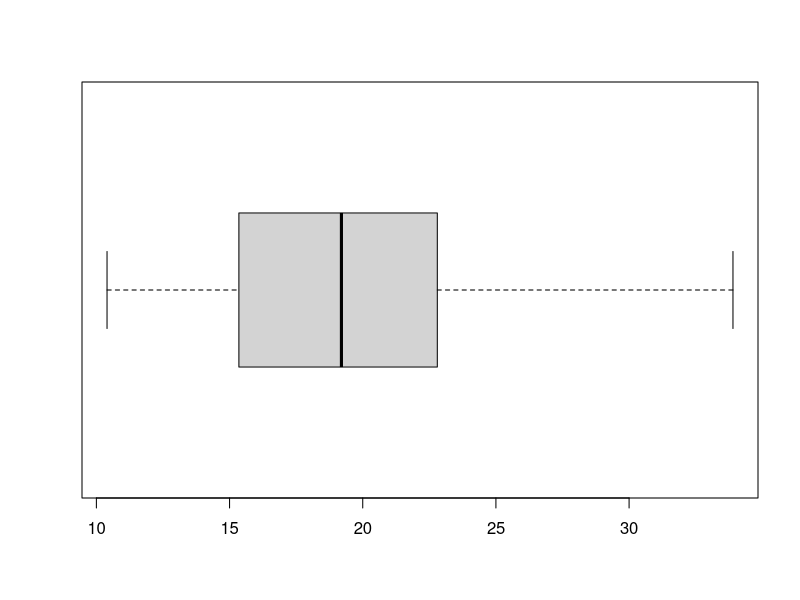
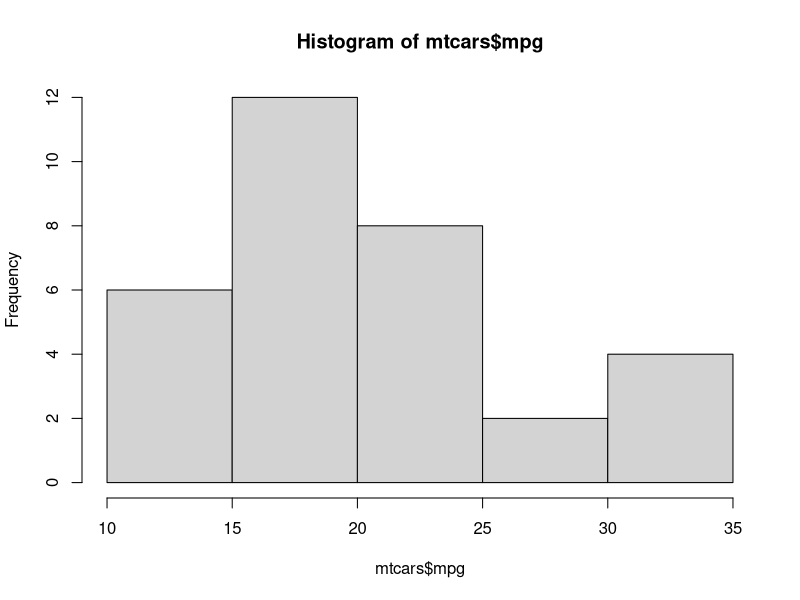
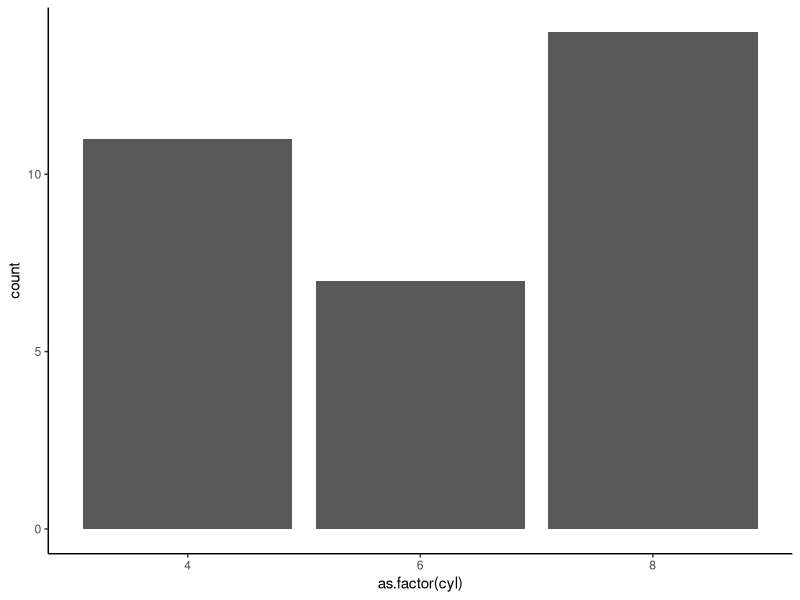
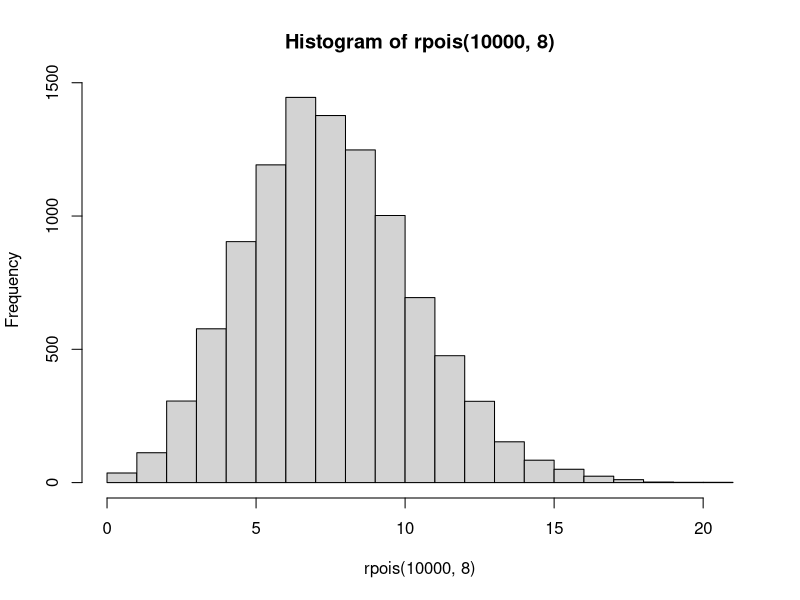

Write R code to recreate these figures, in order. (Note: this script raises an error after producing the figures.)
## ---- chunk 1

library(dplyr)
library(ggplot2)
library(knitr)

opts_chunk$set(fig.align = "center", message = FALSE, include = TRUE)
## ---- chunk 2

# summary: zobrazí hlavní charakteristiky polohy a variability
summary(mtcars$mpg)

# quantile: můžeme si navolit, jaké percentily (kvantily) zobrazí u dané proměnné
quantile(mtcars$mpg, probs = c(0, 0.1, 0.8, 0.95, 1))

# box plot: ty čáry na konci jsou min a max (bez odlehlých hodnot) a ten box reprezentuje rozpětí mezi 25 a 75 % kvantil
# IQR (mezikvartilové rozpětí) * 1,5 +- jsou hranice odchylky, za které se považují už odlehlé hodnoty (outliers)
boxplot(mtcars$mpg, horizontal = TRUE)

hist(mtcars$mpg)
## ---- chunk 3
ggplot(mtcars, aes(x = as.factor(cyl))) +
  geom_bar() +
  theme_classic()
## ---- chunk 4
# příklad: hazím mincí (může být jen panna nebo orel)
# shoduje se vlastně v tomhle případě s binomickým rozdělením

rbinom(n = 1, size = 1, prob = 0.5) # jeden hod s jednou mincí, kde pravděpodobnost je 50 % pro obě strany mince
rbinom(1, 8, 0.5) # jeden hod s osmi mincemi, kde PP je 50 % pro obě strany (výsledné číslo je součet 1 (pan))

dbinom(7, 20, prob = 0.5) # 7 hlav z 20 hodů při 50 % pravděpodobnosti panny/orla (přesně)
pbinom(7, 20, prob = 0.5) # PP, že padne 7 a méně pan z 20 hodů při 50 % PP obou stran
pbinom(7, 20, prob = 0.5, lower.tail = TRUE) # PP, že padne 7 a více pan z 20 hodů při 50 % PP obou stran

## ---- chunk 5
# příklad: počet úmrtí v roce

dpois(55000, lambda = 100000) # počet úmrtí 55 tis. když v průměru umře za danou časovou jednotku (rok) 100 tis. lidí
ppois(55000, lambda = 100000) # počet úmrtí do 55 tis. (včetně) když ... (dává malé pp, moc velké rozpětí hodnot)
ppois(5, 8, lower.tail = TRUE) # počet úmrtí 5 a více, když průměr je 8
rpois(10, lambda = 8) # náhodný výběr 10 hodnot z Poissonova rozdělení, kde průměr ZS je 8

hist(rpois(10000, 8)) # CLV pořád platí - konvergence k normálním rozdělení
## ---- chunk 6
# příklad: čekání na autobus, kdy nevíme čas příjezdu (tedy může přijet kdykoliv), ale víme, že přijede max za 12 minut

punif(7, min = 0, max = 12) # pravděpodobnost, že přijede do sedmi minut (včetně)
punif(7, min = 0, max = 12, lower.tail = FALSE) # # pravděpodobnost, že přijede od sedmi minut (včetně) do 12 minut
punif(7, min = 0, max = 12) - punif(4, min = 0, max = 12) # PP, že přijede mezi 4 až 7 min (včetně obou)

## ---- chunk 7
# příklad: mám soubor výšek lidí, z toho mám průměr a směrodatnou odchylku, zajímají mě:

pnorm(154, mean = 161, sd = 7) # podíl osob mající výšku 154 cm a nižší, když je průměr 161 a s.o. 7 (opět oblast pod křivkou nalevo od hodnoty)
pnorm(154, mean = 161, sd = 7, lower.tail = FALSE) # ten zbytek
qnorm(0.9, mean = 161, sd = 7) # výška, které maximálně dosahuje 90 % lidí
rnorm(n = 10, 161, 7) # 10 náhodných výšek z normálního rozdělení na základě daného průměru a s.o.

## ---- chunk 8
numericInput("pocet_hodu_CLV", "Počet hodů kostkou", value = 10, min = 1)

sample_means <- reactive(replicate(input$pocet_hodu_CLV,  mean(sample(1:6, 5, replace = TRUE))))

renderPlot({
  hist(sample_means(), breaks = seq(0.5, 6.5, 0.5), xlim = range(0:7), main = "Histogram četností (s rostoucím počtem hodů konverguje k normálnímu rozdělení", ylab = "Počet hodnot dané strany kostky", xlab = "Hodnota kostky")
})

## ---- chunk 9
set.seed(5) # je jedno, jaké číslo dám do seedu, seed jen obecně zajistí, že pokaždý dostanu náhodou stejný výsledek (replikovatelnost výsledků)
mtcars %>% 
  sample_n(1) # náhodný výběr 1 jednotky souboru (výchozí nastavení - replace = FALSE, tedy výběr bez vracení)
## ---- chunk 10
numericInput("pocet_hodu", "Počet hodů kostkou", value = 10)

die <- data.frame(n = c(1:6))
die_rolls <- reactive(
  die %>% sample_n(input$pocet_hodu, replace = TRUE)
) # 10x hodit kostkou, jednotky v souboru logicky zůstávají

renderPlot({
  hist(die_rolls()$n, breaks = seq(0.5, 6.5, by = 1), freq = TRUE,
       main = "Histogram četností - empirické rozdělení hodů kostkou", xlab = "Hodnota kostky", ylab = "Počet hodů")
})

